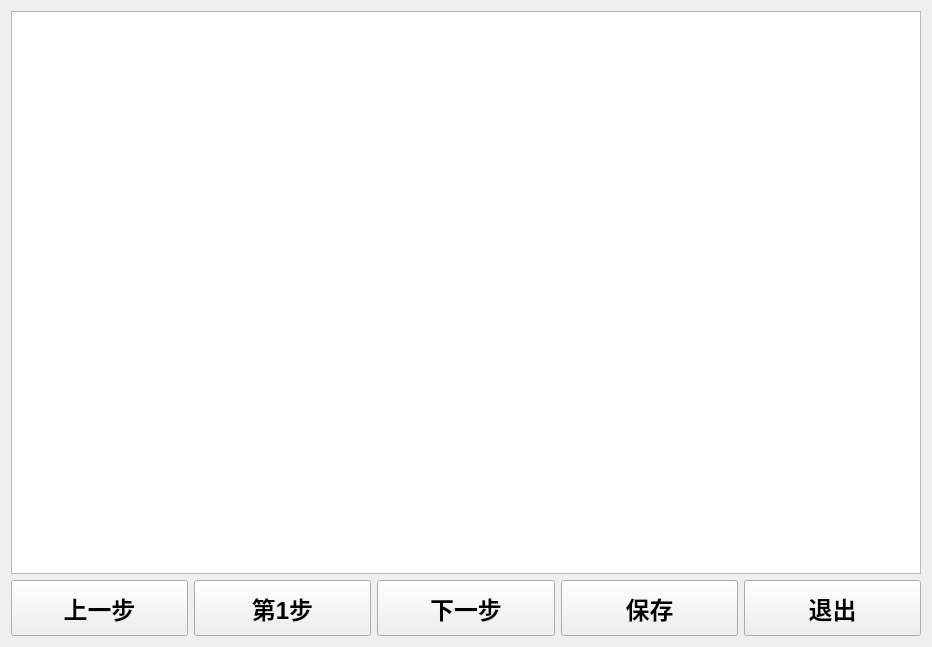
<?xml version="1.0" encoding="UTF-8"?>
<ui version="4.0">
 <class>Form</class>
 <widget class="QWidget" name="Form">
  <property name="geometry">
   <rect>
    <x>0</x>
    <y>0</y>
    <width>932</width>
    <height>647</height>
   </rect>
  </property>
  <property name="font">
   <font>
    <family>Agency FB</family>
    <pointsize>14</pointsize>
   </font>
  </property>
  <property name="windowTitle">
   <string>Form</string>
  </property>
  <layout class="QHBoxLayout" name="horizontalLayout_2">
   <item>
    <layout class="QVBoxLayout" name="verticalLayout" stretch="10,1">
     <item>
      <widget class="QTableView" name="tableView">
       <property name="sizePolicy">
        <sizepolicy hsizetype="Expanding" vsizetype="Expanding">
         <horstretch>6</horstretch>
         <verstretch>0</verstretch>
        </sizepolicy>
       </property>
       <property name="font">
        <font>
         <family>Arial</family>
         <pointsize>16</pointsize>
         <weight>75</weight>
         <bold>true</bold>
        </font>
       </property>
       <property name="cursor" stdset="0">
        <cursorShape>ArrowCursor</cursorShape>
       </property>
      </widget>
     </item>
     <item>
      <layout class="QHBoxLayout" name="horizontalLayout">
       <item>
        <widget class="QPushButton" name="btn_last_step">
         <property name="sizePolicy">
          <sizepolicy hsizetype="Minimum" vsizetype="Preferred">
           <horstretch>0</horstretch>
           <verstretch>0</verstretch>
          </sizepolicy>
         </property>
         <property name="font">
          <font>
           <family>Arial</family>
           <pointsize>18</pointsize>
           <weight>75</weight>
           <bold>true</bold>
          </font>
         </property>
         <property name="text">
          <string>上一步</string>
         </property>
        </widget>
       </item>
       <item>
        <widget class="QPushButton" name="btn_current_step">
         <property name="sizePolicy">
          <sizepolicy hsizetype="Minimum" vsizetype="Preferred">
           <horstretch>0</horstretch>
           <verstretch>0</verstretch>
          </sizepolicy>
         </property>
         <property name="font">
          <font>
           <family>Arial</family>
           <pointsize>18</pointsize>
           <weight>75</weight>
           <bold>true</bold>
          </font>
         </property>
         <property name="text">
          <string>第1步</string>
         </property>
        </widget>
       </item>
       <item>
        <widget class="QPushButton" name="btn_next_step">
         <property name="sizePolicy">
          <sizepolicy hsizetype="Minimum" vsizetype="Preferred">
           <horstretch>0</horstretch>
           <verstretch>0</verstretch>
          </sizepolicy>
         </property>
         <property name="font">
          <font>
           <family>Arial</family>
           <pointsize>18</pointsize>
           <weight>75</weight>
           <bold>true</bold>
          </font>
         </property>
         <property name="text">
          <string>下一步</string>
         </property>
        </widget>
       </item>
       <item>
        <widget class="QPushButton" name="btn_save_formula">
         <property name="sizePolicy">
          <sizepolicy hsizetype="Minimum" vsizetype="Preferred">
           <horstretch>0</horstretch>
           <verstretch>0</verstretch>
          </sizepolicy>
         </property>
         <property name="font">
          <font>
           <family>Arial</family>
           <pointsize>18</pointsize>
           <weight>75</weight>
           <bold>true</bold>
          </font>
         </property>
         <property name="text">
          <string>保存</string>
         </property>
        </widget>
       </item>
       <item>
        <widget class="QPushButton" name="btn_exit_formula">
         <property name="sizePolicy">
          <sizepolicy hsizetype="Minimum" vsizetype="Preferred">
           <horstretch>0</horstretch>
           <verstretch>0</verstretch>
          </sizepolicy>
         </property>
         <property name="font">
          <font>
           <family>Arial</family>
           <pointsize>18</pointsize>
           <weight>75</weight>
           <bold>true</bold>
          </font>
         </property>
         <property name="text">
          <string>退出</string>
         </property>
        </widget>
       </item>
      </layout>
     </item>
    </layout>
   </item>
  </layout>
 </widget>
 <resources/>
 <connections/>
</ui>
